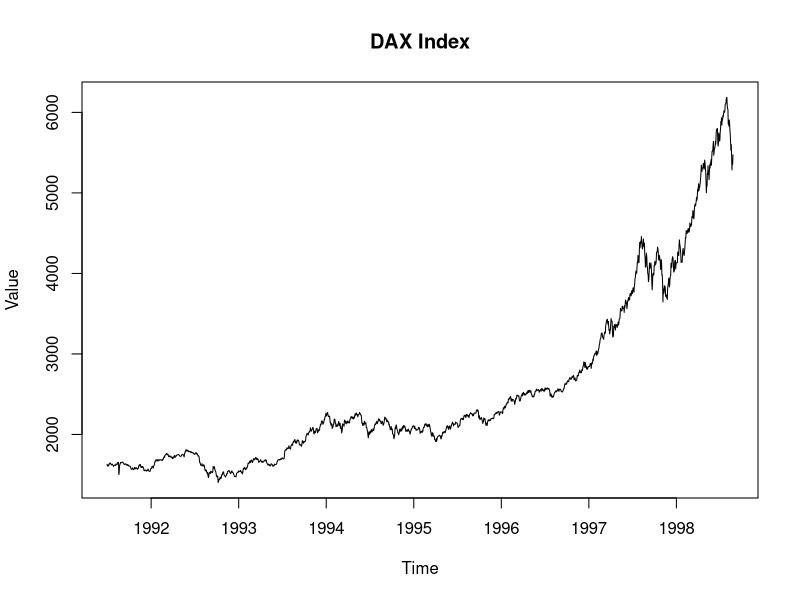
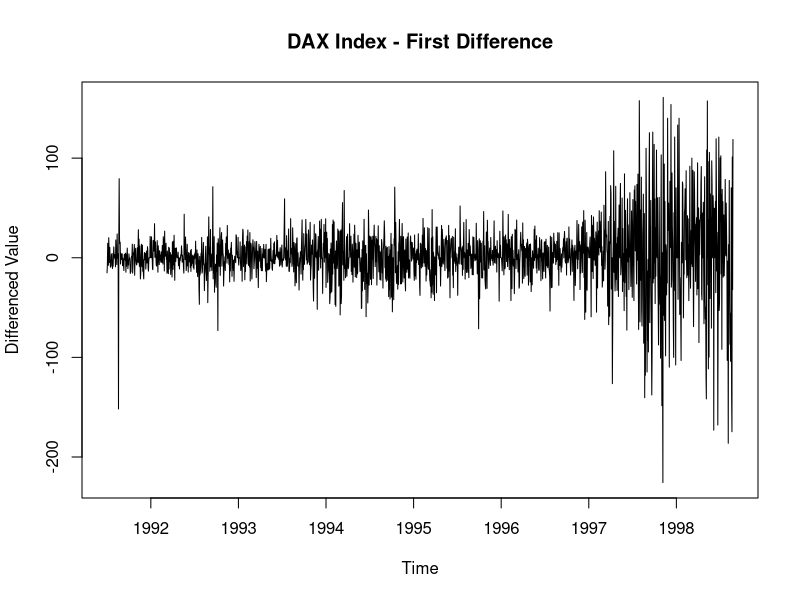

R code for these plots, in order:
# Step 4: Check for stationarity

library(tseries)   # For adf.test

data("EuStockMarkets")
stocks_ts <- EuStockMarkets

# Pick one index to check (DAX)
dax_ts <- stocks_ts[, "DAX"]

# 1. Plot to visually inspect
plot(dax_ts, main = "DAX Index", ylab = "Value", xlab = "Time")

# 2. Augmented Dickey-Fuller Test
adf_result <- adf.test(dax_ts)
adf_result

# 3. Interpretation
if(adf_result$p.value < 0.05) {
  print("The series is stationary (reject H0 of unit root).")
} else {
  print("The series is non-stationary (fail to reject H0 of unit root).")
}

# 4. Differencing to make stationary if needed
dax_diff <- diff(dax_ts)
plot(dax_diff, main = "DAX Index - First Difference", ylab = "Differenced Value", xlab = "Time")
